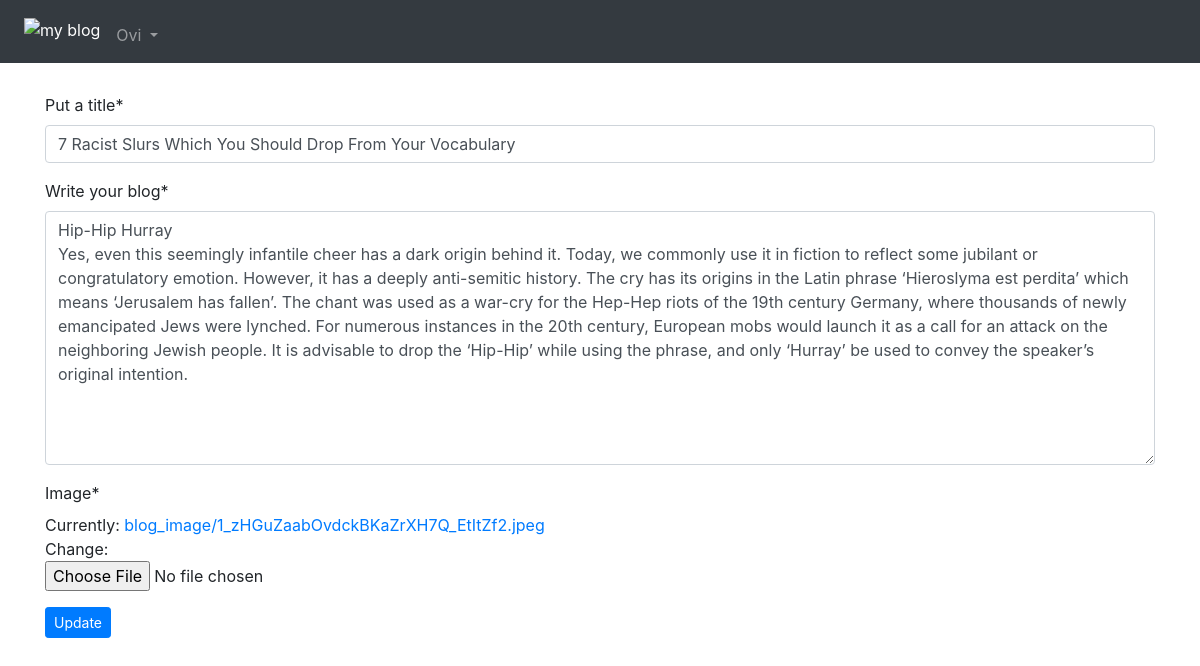
The app's page /blog/edit/1 (signed in) with its own data.
### blogapp/models.py (models this page shows, shortened)
class Blog(models.Model):
    author = models.ForeignKey(User, related_name='post_author', on_delete=models.CASCADE)
    blog_title = models.CharField(max_length=250, verbose_name="Put a title")
    blog_content = models.TextField(verbose_name="Write your blog")
    slug = models.SlugField(max_length=250, unique=True)
    blog_image = models.ImageField(upload_to='blog_image', verbose_name="Image")
    publish_date = models.DateTimeField(auto_now_add=True)
    update_date = models.DateTimeField(auto_now=True)
    class Meta:
        ordering = ('-publish_date',)

### blogapp/views.py (the view, shortened to what this page needs)
# urls.py: path('edit/<pk>', views.UpdateBlog.as_view(), name= "edit_blog"),
class UpdateBlog(LoginRequiredMixin, UpdateView):
    model = Blog
    template_name = 'blogapp/edit_blog.html'
    fields = ('blog_title', 'blog_content', 'blog_image',)

### templates/blogapp/edit_blog.html (shortened to what this page needs)
{% extends 'base.html' %}
{% load crispy_forms_tags %}
{% block body_block %}
{% if blog.author == user %}
<form method="POST">
    {{ form|crispy }}
    <button type="submit" class="btn btn-primary btn-sm">Update</button>
</form>
{% else %}
<h4>Error 404!!</h4>
{% endif %}
{% endblock %}

### templates/base.html (shortened to what this page needs)
<!DOCTYPE html>
<html lang="en">
<head>
    <link rel="stylesheet" href="https://maxcdn.bootstrapcdn.com/bootstrap/4.0.0/css/bootstrap.min.css"
>
    <link href="https://maxcdn.bootstrapcdn.com/font-awesome/4.7.0/css/font-awesome.min.css" rel="stylesheet">
</head>
<body>
    <nav class="navbar navbar-expand-lg navbar-dark bg-dark">
        <ul class="navbar-nav mr-auto">
            <li class="nav-item active">
                <a class="nav-link" href="{% url 'index' %}"><img src="/media/home.png" alt="my blog" width="50px"></a>
            </li>
            {% if user.is_authenticated %}
            <div class="nav-item dropdown">
                <a class="nav-link dropdown-toggle" style="padding-top:15px" href="#" id="navbarDropdown" data-toggle="dropdown">
                    {{ user.username }}
                </a>
            </div>
            {% endif %}
        </ul>
    </nav>
    <div class="container" style="padding-top:30px">
        {% block body_block %}
        {% endblock %}
    </div>
</body>
</html>

### records on screen
Blog: blog_title "7 Racist Slurs Which You Should Drop From Your Vocabulary", blog_content "Hip-Hip Hurray Yes, even this seemingly infantile cheer has a dark origin behind it. Today, we commonly use it in fiction to reflect some jubilant or congratulatory emotion. However, it has a deeply anti-semitic history. The cry has its origins in the Latin phrase ‘Hieroslyma est perdita’ which means ‘Jerusalem has fallen’. The chant was used as a war-cry for the Hep-Hep riots of the 19th century Germany, where thousands of newly emancipated Jews were lynched. For numerous instances in the 20th century, European mobs would launch it as a call for an attack on the neighboring Jewish people. It is advisable to drop the ‘Hip-Hip’ while using the phrase, and only ‘Hurray’ be used to convey the…"

### other values on screen
{{ user.username }} "Ovi"
